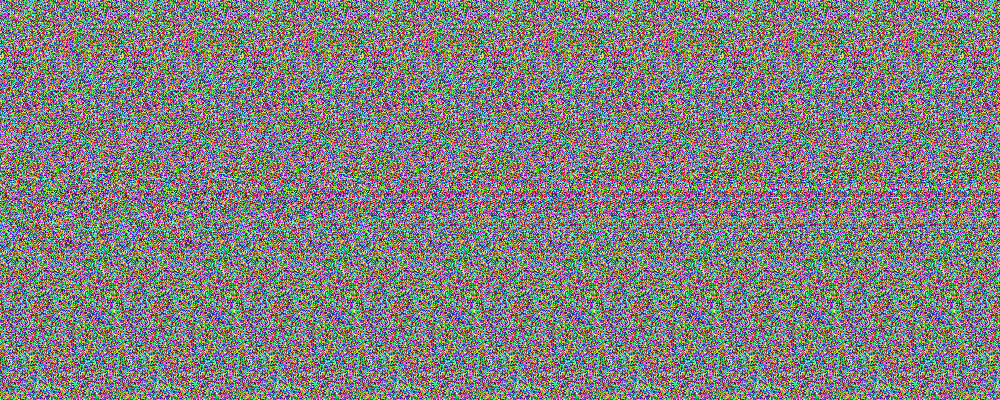

Reproduce this figure in Python.
import numpy as np
from PIL import Image, ImageDraw, ImageFont

def create_depth_map(text, size=(800, 400)):
    img = Image.new('L', size, 0)  # Black background
    draw = ImageDraw.Draw(img)
    
    try:
        font = ImageFont.truetype("arial.ttf", 80)
    except:
        font = ImageFont.load_default()
    
    bbox = draw.textbbox((0, 0), text, font=font)
    text_width = bbox[2] - bbox[0]
    text_height = bbox[3] - bbox[1]
    position = ((size[0] - text_width) // 2, (size[1] - text_height) // 2)
    
    draw.text(position, text, fill=255, font=font)
    return img

def create_stereogram(depth_map, separation=100, depth_scale=0.3):
    """
    Create a proper autostereogram using the classic SIRDS algorithm
    """
    width, height = depth_map.size
    depth_array = np.array(depth_map, dtype=float) / 255.0
    
    # Create output image with random pattern
    output = np.random.randint(0, 256, (height, width, 3), dtype=np.uint8)
    
    # Generate stereogram using proper algorithm
    for y in range(height):
        # Start with random pattern for leftmost strip
        same = np.arange(width)
        
        for x in range(separation, width):
            # Calculate the shift based on depth
            depth = depth_array[y, x]
            shift = int(separation - depth * depth_scale * separation)
            shift = max(separation // 2, min(shift, separation))
            
            # Link this pixel to the appropriate previous pixel
            left = x - shift
            if left >= 0:
                # Find the constraint
                while same[left] != left and same[left] < x:
                    left = same[left]
                    
                if same[left] == left:
                    same[x] = left
                else:
                    same[x] = same[left]
        
        # Second pass: assign colors based on constraints
        for x in range(width - 1, -1, -1):
            if same[x] != x and same[x] < x:
                output[y, x] = output[y, same[x]]
    
    return Image.fromarray(output)

# Alternative: Use a tiled pattern instead of pure random
def create_stereogram_with_pattern(depth_map, separation=100, depth_scale=0.3):
    """
    Creates a stereogram with a repeating pattern (easier to view)
    """
    width, height = depth_map.size
    depth_array = np.array(depth_map, dtype=float) / 255.0
    
    # Create a small repeating pattern
    pattern_size = 2
    pattern = np.random.randint(0, 256, (pattern_size, pattern_size, 3), dtype=np.uint8)
    
    # Tile the pattern across the image
    output = np.zeros((height, width, 3), dtype=np.uint8)
    for y in range(height):
        for x in range(width):
            output[y, x] = pattern[y % pattern_size, x % pattern_size]
    
    # Apply depth mapping
    result = output.copy()
    for y in range(height):
        for x in range(separation, width):
            depth = depth_array[y, x]
            shift = int(depth * depth_scale * separation)
            source_x = x - separation + shift
            
            if 0 <= source_x < width:
                result[y, x] = result[y, source_x]
    
    return Image.fromarray(result)

# Generate challenge
print("Generating depth map...")
flag_text = "CTF{M4G1C_3Y3S}"
depth_map = create_depth_map(flag_text, size=(1000, 400))
depth_map.save("depth_map.png")

print("Generating stereogram (method 1 - SIRDS)...")
stereogram1 = create_stereogram(depth_map, separation=120, depth_scale=0.4)
stereogram1.save("challenge_sirds.png")
